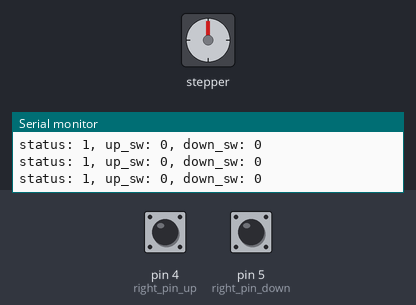
This sketch was run on a simulated Arduino Uno, built with avr-gcc and run on an emulated ATmega328P. Shown: stepper motor, the last lines printed to the serial monitor. Inputs (shaded band) come from the test bench; at power-on: pin 4 (right_pin_up) LOW, pin 5 (right_pin_down) LOW. Stepper angles assume 400 steps per turn.

Above: at 1.2 s.
1.3 s: pin 4 (right_pin_up) pulled HIGH for 0.15 s
At 3.5 s:
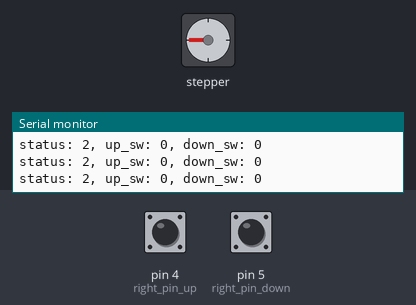
3.8 s: pin 5 (right_pin_down) pulled HIGH for 3.2 s
At 6.7 s:
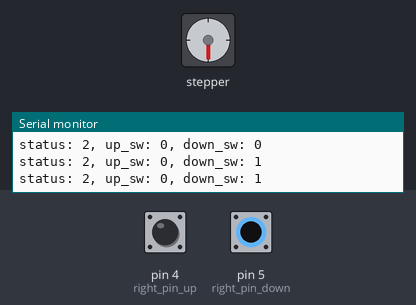
8.5 s: pin 4 (right_pin_up) pulled HIGH for 1 s
At 9.3 s:
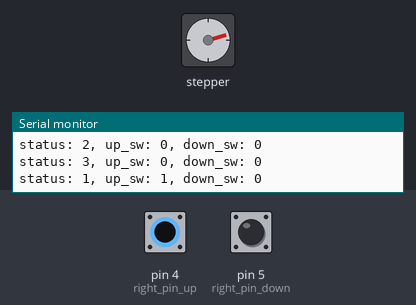
11.6 s: pin 5 (right_pin_down) pulled HIGH for 0.15 s
At 12.79 s:
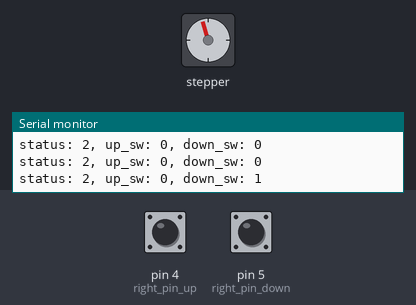
14.7 s: pin 4 (right_pin_up) pulled HIGH for 0.15 s
At 14.94 s:
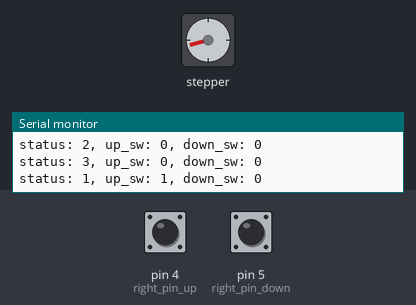
17.8 s: pin 5 (right_pin_down) pulled HIGH for 1 s
At 21.2 s:
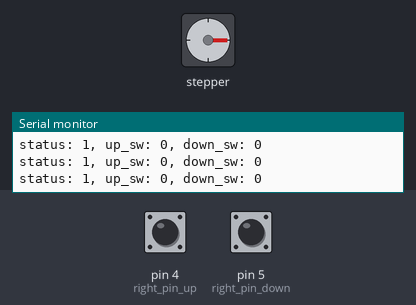
Timing chart, 0 to 22.7 s (numbered marks = the images above; inputs shaded):
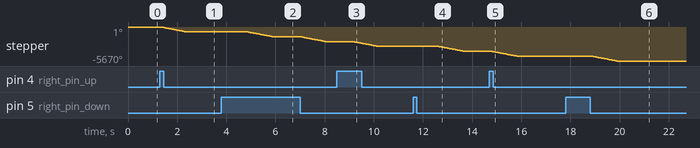

The sketch:

right_arm.ino
```cpp
#include <Stepper.h>
// モーターの1回転ステップ数（ST-42BYH1004の場合）
int around_step = 400;
// ボタンを一回を押して進むステップ数
// 正転：10、反転：-10
int step = 10;
// 回転スピード（10：遅い、50：早い）
int speed_slow = 60;
int speed_fast = 130;

//回転角度
int rotate_step = 900;
int right_pin_up = 4;
int right_pin_down = 5;

// stepper インスタンス生成
Stepper stepper(around_step, 8, 9, 10, 11);

void up() {
  stepper.setSpeed(speed_fast);  // 1分間当たりの回転数を設定(rpm)
  stepper.step(-rotate_step);
  delay(100);
}
void down() {
  stepper.setSpeed(speed_fast);  // 1分間当たりの回転数を設定(rpm)
  // stepper.step(rotate_step); //. -------------------------------------本ばんはここをコメントアウト＆delayする
  digitalWrite(8, LOW);  // 出力を停止(モーターへの電流を止め発熱を防ぐ)
  digitalWrite(9, LOW);
  digitalWrite(10, LOW);
  digitalWrite(11, LOW);
  delay(1000);
  }
void check_sw(int right_up_sw, int right_down_sw) {
  Serial.print("right_up:");
  Serial.print(right_up_sw);
  Serial.print(", right_down:");
  Serial.println(right_down_sw);
}

void setup() {
  Serial.begin(9600);  // シリアルポートを初期化
  // pinMode(sw_pin, INPUT_PULLUP);
  pinMode(right_pin_up, INPUT);
  pinMode(right_pin_down, INPUT);
  Serial.println("Arduino start!");
  // up();
  // delay(1000);
  // down();
  Serial.println("Arduino end!");
}

int right_up_sw = 0;
int right_down_sw = 0;
int counts = 0;
int status = 1;
bool flg = true; //待機状態かどうか、true(待ち), false(終わった)

void loop() {
  right_up_sw = digitalRead(right_pin_up);
  right_down_sw = digitalRead(right_pin_down);
  Serial.print("status: ");
  Serial.print(status);
  Serial.print(", up_sw: ");
  Serial.print(right_up_sw);
  Serial.print(", down_sw: ");
  Serial.println(right_down_sw);

  //status: 1(wait), 2(スタンバイモードでしばく), 3(腕を下げる)
  switch (status) {
    case 1: //スタンバイ状態になるのを待つ
      if(right_up_sw){
        up();
        flg = true; //待機状態かどうか、true(待ち), false(終わった)
        status = 2;
      }
      break;
    case 2: //動かすモードになったら腕を動かす、
      if(right_down_sw){
        flg = false; //false(終わった) 待機状態じゃないぞい
        down();
        up();
      }else{
        if(!flg){ //終わったぞ
          status = 3;
        }
      }
      break;
    case 3: //スタンバイ状態になるのを待つ
      down();
      status = 1;
      break;
    default:
      Serial.print("right_up_sw: ");
      Serial.print(right_up_sw);
      Serial.print("right_down_sw: ");
      Serial.print(right_down_sw);
  }
}
```

Measured:
- after the input at 1.3 s, stepper: turns 810° counter-clockwise in 1.0 s, starting at once
- after the input at 3.8 s, stepper: turns 810° counter-clockwise in 1.0 s, then 810° counter-clockwise in 1.0 s
- after the input at 8.5 s, stepper: turns 810° counter-clockwise in 1.0 s, starting after 0.65 s
- after the input at 11.6 s, stepper: turns 810° counter-clockwise in 1.0 s, starting after 1.0 s
- after the input at 14.7 s, stepper: turns 810° counter-clockwise in 1.0 s, starting after 0.09 s
- after the input at 17.8 s, stepper: turns 810° counter-clockwise in 1.0 s, starting after 1.1 s
